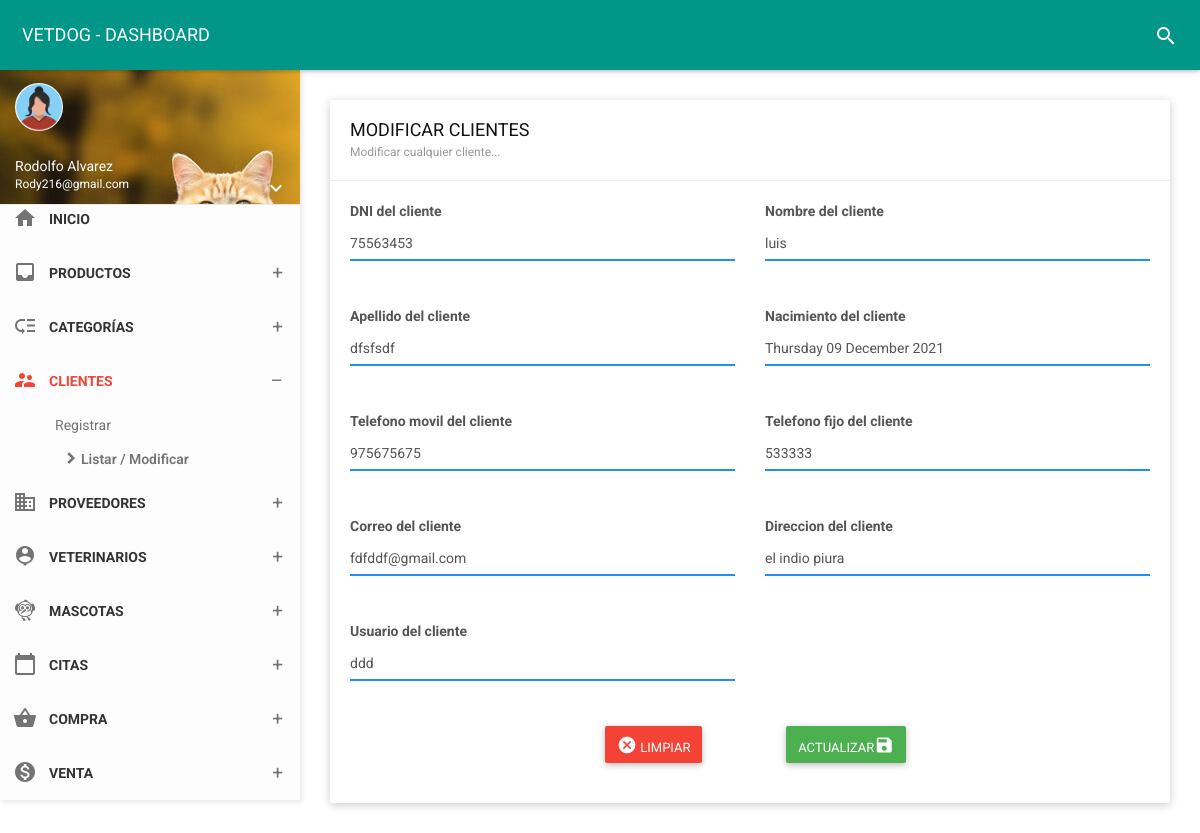
Screenshot of /vista/clientes/edit?id=1 (signed in) with the database file from the repository.
### tables this page shows
CREATE TABLE `owner` (
  `id_due` int(11) NOT NULL,
  `dni_due` char(8) NOT NULL,
  `nom_due` varchar(35) NOT NULL,
  `ape_due` varchar(35) NOT NULL,
  `fecnaci` varchar(35) NOT NULL,
  `movil` char(9) NOT NULL,
  `fijo` char(6) NOT NULL,
  `correo` varchar(30) NOT NULL,
  `direc` varchar(150) NOT NULL,
  `estado` char(1) NOT NULL,
  `usuario` varchar(25) NOT NULL,
  `contra` varchar(255) NOT NULL,
  `cargo` int(11) NOT NULL,
  `foto` varchar(255) NOT NULL,
  `fere` timestamp NOT NULL DEFAULT current_timestamp() ON UPDATE current_timestamp()
);

### vista/clientes/edit.php (the view, shortened to what this page needs)
<!DOCTYPE html>
<html>
<head>
    <link href="../../assets/plugins/bootstrap-material-datetimepicker/css/bootstrap-material-datetimepicker.css" rel="stylesheet" />
    <link href="../../assets/plugins/bootstrap-datepicker/css/bootstrap-datepicker.css" rel="stylesheet" />
    <link href="../../assets/plugins/bootstrap/css/bootstrap.css" rel="stylesheet">
    <link href="../../assets/plugins/node-waves/waves.css" rel="stylesheet" />
    <link href="../../assets/plugins/animate-css/animate.css" rel="stylesheet" />
    <link href="../../css/style.css" rel="stylesheet">
    <link href="../../assets/css/themes/all-themes.css" rel="stylesheet" />
       <link rel="stylesheet" href="https://cdnjs.cloudflare.com/ajax/libs/limonte-sweetalert2/11.1.9/sweetalert2.min.css" />
</head>
<body class="theme-red">
    <nav class="navbar">
        <div class="container-fluid">
            <div class="navbar-header">
                <a class="navbar-brand" href="../panel-admin/administrador"> VETDOG - DASHBOARD </a>
            </div>
            <div class="collapse navbar-collapse" id="navbar-collapse">
                <ul class="nav navbar-nav navbar-right">
                    <li><a href="javascript:void(0);" class="js-search" data-close="true"><i class="material-icons">search</i></a></li>
                </ul>
            </div>
        </div>
    </nav>
    <section>
        <aside id="leftsidebar" class="sidebar">
            <div class="user-info">
                <div class="image">
                    <img src="../../assets/img/mujerico.png" width="48" height="48" alt="User" />
                </div>
                <div class="info-container">
                    <div class="name" data-toggle="dropdown" aria-haspopup="true" aria-expanded="false"><?php echo ucfirst($_SESSION['nombre']); ?></div>
                    <div class="email"><?php echo ucfirst($_SESSION['correo']); ?></div>
                    <div class="btn-group user-helper-dropdown">
                        <i class="material-icons" data-toggle="dropdown" aria-haspopup="true" aria-expanded="true">keyboard_arrow_down</i>
                    </div>
                </div>
            </div>
            <div class="menu">
                <ul class="list">
                    <li>
                        <a href="../panel-admin/administrador">
                            <i class="material-icons">home</i>
                            <span>INICIO</span>
                        </a>
                    </li>
                    <li>
                        <a href="javascript:void(0);" class="menu-toggle">
                            <i class="material-icons">inbox</i>
                            <span>PRODUCTOS</span>
                        </a>
                    </li>
                    <li>
                        <a href="javascript:void(0);" class="menu-toggle">
                            <i class="material-icons">low_priority</i>
                            <span>CATEGORÍAS</span>
                        </a>
                    </li>
                    <li class="active">
                        <a href="javascript:void(0);" class="menu-toggle">
                            <i class="material-icons">supervisor_account</i>
                            <span>CLIENTES</span>
                        </a>
                        <ul class="ml-menu">
                            <li>
                                <a href="../clientes/nuevo">Registrar</a>
                            </li>
                            <li class="active">
                                <a href="../../folder/clientes">Listar / Modificar</a>
                            </li>
                        </ul>
                    </li>
                    <li>
                        <a href="javascript:void(0);" class="menu-toggle">
                            <i class="material-icons">business</i>
                            <span>PROVEEDORES</span>
                        </a>
                    </li>
                    <li>
                        <a href="javascript:void(0);" class="menu-toggle">
                            <i class="material-icons">person_pin</i>
                            <span>VETERINARIOS</span>
                        </a>
                    </li>
                    <li>
                        <a href="javascript:void(0);" class="menu-toggle">
                            <i class="material-icons">flutter_dash</i>
                            <span>MASCOTAS</span>
                        </a>
</li>
                    <li>
                        <a href="javascript:void(0);" class="menu-toggle">
                            <i class="material-icons">calendar_today</i>
                            <span>CITAS</span>
                        </a>
    </li>
    <li>
                        <a href="javascript:void(0);" class="menu-toggle">
                            <i class="material-icons">shopping_basket</i>
                            <span>COMPRA</span>
                        </a>
    </li>
<li>
                        <a href="javascript:void(0);" class="menu-toggle">
                            <i class="material-icons">monetization_on</i>
                            <span>VENTA</span>
                        </a>
    </li>
    </section>
    <section class="content">
        <div class="container-fluid">
            <div class="row clearfix">
                <div class="col-lg-12 col-md-12 col-sm-12 col-xs-12">
                    <div class="card">
                        <div class="header">
                            <h2>
                                MODIFICAR CLIENTES
                                <small>Modificar cualquier cliente...</small>
                            </h2>
                        </div>
                    <div class="body">
<?php
function connect(){
return new mysqli("localhost","root","","vetdog");
}
$con = connect();
$id = $_GET['id'];
$sql = "SELECT * FROM owner  WHERE id_due= '$id'";
$query  =$con->query($sql);
$data =  array();
if($query){
  while($r = $query->fetch_object()){
    $data[] = $r;
  }
}
?>
<?php if(count($data)>0):?>
    <?php foreach($data as $d):?>
                        <form method="POST"  autocomplete="off" action="editarRegistro?id=<?php echo $d->id_due; ?>">
                            <div class="row clearfix">
                                <div class="col-sm-6">
                                    <label class="control-label">DNI del cliente</label>
                                    <div class="form-group">
                                        <div class="form-line">
                                            <input type="text" value="<?php echo $d->dni_due; ?>" name="dni_due" onKeypress="if (event.keyCode < 45 || event.keyCode > 57) event.returnValue = false;" maxlength="8" required class="form-control" placeholder="DNI del cliente..." />
                                        </div>
                                    </div>
                                </div>
                                <div class="col-sm-6">
                                    <label class="control-label">Nombre del cliente</label>
                                    <div class="form-group">
                                        <div class="form-line">
                                            <input type="text" value="<?php echo $d->nom_due; ?>" name="nom_due" required class="form-control" placeholder="Nombre del cliente..." />
                                        </div>
                                    </div>
                                </div>
                                <div class="col-sm-6">
                                    <label class="control-label">Apellido del cliente</label>
                                    <div class="form-group">
                                        <div class="form-line">
                                            <input type="text" value="<?php echo $d->ape_due; ?>" name="ape_due" required class="form-control" placeholder="Apellido del cliente..." />
                                        </div>
                                    </div>
                                </div>
                                <div class="col-sm-6">
                                    <label class="control-label">Nacimiento del cliente</label>
                                    <div class="form-group">
                                        <div class="form-line">
                                            <input type="text" value="<?php echo $d->fecnaci; ?>" name="fecnaci" class="datepicker form-control" placeholder="Seleccione la Fecha de nacimiento...">
                                        </div>
                                    </div>
                                </div>
                                <div class="col-sm-6">
                                    <label class="control-label">Telefono movil del cliente</label>
                                    <div class="form-group">
                                        <div class="form-line">
                                            <input type="text" value="<?php echo $d->movil; ?>" name="movil" onKeypress="if (event.keyCode < 45 || event.keyCode > 57) event.returnValue = false;" maxlength="9" class="form-control" placeholder="Telefono movil..." />
                                        </div>
                                    </div>
                                </div>
                                <div class="col-sm-6">
                                    <label class="control-label">Telefono fijo del cliente</label>
                                    <div class="form-group">
                                        <div class="form-line">
                                            <input type="text" value="<?php echo $d->fijo; ?>" name="fijo" onKeypress="if (event.keyCode < 45 || event.keyCode > 57) event.returnValue = false;" maxlength="6" class="form-control" placeholder="Telefono fijo..." />
                                        </div>
                                    </div>
                                </div>
                                <div class="col-sm-6">
                                    <label class="control-label">Correo del cliente</label>
                                    <div class="form-group">
                                        <div class="form-line">
                                            <input type="email" value="<?php echo $d->correo; ?>" name="correo" required class="form-control" placeholder="Correo..." />
                                        </div>
                                    </div>
                                </div>
                                <div class="col-sm-6">
                                    <label class="control-label">Direccion del cliente</label>
                                    <div class="form-group">
                                        <div class="form-line">
                                            <input type="text" value="<?php echo $d->direc; ?>" name="direc" required class="form-control" placeholder="Direccion..." />
                                        </div>
                                    </div>
                                </div>
                                <div class="col-sm-6">
                                    <label class="control-label">Usuario del cliente</label>
                                    <div class="form-group">
                                        <div class="form-line">
                                            <input type="text" value="<?php echo $d->usuario; ?>" name="usuario" required class="form-control" placeholder="Usuario..." />
                                        </div>
                                    </div>
                                </div>
                            </div>
                                <div class="container-fluid" align="center">
                                    <div class="col-xs-12 col-sm-6 col-md-4 col-lg-3">
                                    </div>
                                    <div class="col-xs-12 col-sm-6 col-md-4 col-lg-3">
                                        <a type="button" href="../../folder/clientes" class="btn bg-red"><i class="material-icons">cancel</i> LIMPIAR </a>
                                    </div>
                                    <div class="col-xs-12 col-sm-6 col-md-4 col-lg-3">
                                         <button class="btn bg-green" name="update">ACTUALIZAR<i class="material-icons">save</i></button>
                                    </div>
                                </div>
                        </form>
                 </div>
 <?php endforeach; ?>
    <?php else:?>
      <span class="px-2 py-1 font-semibold leading-tight text-red-700 bg-red-100 rounded-full dark:text-red-100 dark:bg-red-700">
          No hay datos
        </span>
    <?php endif; ?>
                    </div>
                        </div>
                    </div>
                </div>
    </section>
</body>
</html>

### assets/css/themes/all-themes.css (style rules this page uses)
.theme-red .navbar-brand { color: #fff; }
.theme-red .nav > li > a { color: #fff; }
.theme-red .sidebar .menu .list li.active { background-color: transparent; }
.theme-red .sidebar .menu .list li.active > :first-child i, .theme-red .sidebar .menu .list li.active > :first-child span { color: #F44336; }
.theme-red .sidebar .menu .list .toggled { background-color: transparent; }
.theme-red .sidebar .menu .list .ml-menu { background-color: transparent; }

### rows the page displays
owner: dni_due "75563453", nom_due "luis", ape_due "dfsfsdf", fecnaci "Thursday 09 December 2021", movil "975675675", fijo "533333", correo "fdfddf@gmail.com", direc "el indio piura", usuario "ddd"

### other values shown
$_SESSION['nombre'] "Rodolfo Alvarez"
$_SESSION['correo'] "Rody216@gmail.com"
